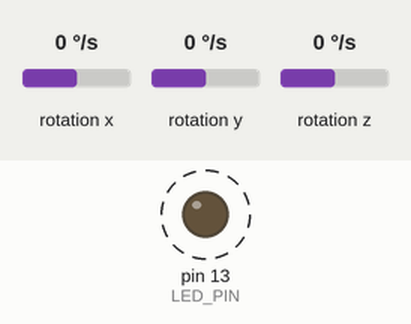
A sketch run on a simulated Arduino Uno, built with avr-gcc and run on an emulated ATmega328P. Parts: output pins drawn as LEDs (lit = HIGH). Wiring (inferred from the names in the program): ITG-3200 gyroscope at I2C address 0x68. Dashed ring = blinking. The inputs (shaded band) are chosen by the test bench; at power-on: rotation x 0 °/s, rotation y 0 °/s, rotation z 0 °/s. What the sketch prints to the serial monitor is not drawn.

Above: at 0.2 s.
Timing chart, 0 to 3.0 s (numbered marks = the images above):
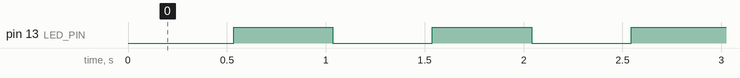

The sketch:

gy85.ino
```cpp
#include "Wire.h"

#include "I2Cdev.h"
#include "ADXL345.h"
#include "HMC5883L.h"
#include "ITG3200.h"

#define LED_PIN 13 // (Arduino is 13, Teensy is 6)
#define SENS 131072
#define MIN 100

#define GYRO_SENS 14375 // LSB per º/sec
#define GYRO_RANGE 2000 // +- 2000 º/sec
#define GYRO_VOLTAGE 3.6 // V
#define GYRO_ZEROVOLTAGE 2.1 // V (offset)

HMC5883L mag;
ITG3200 gyro;
ADXL345 accel;

int16_t ax, ay, az;
int16_t mx, my, mz;
int16_t gx, gy, gz;

int16_t ref_ax, ref_ay, ref_az;
int16_t ref_mx, ref_my, ref_mz;
int16_t ref_gx, ref_gy, ref_gz;

float dif_ax, dif_ay, dif_az;
float dif_mx, dif_my, dif_mz;
float dif_gx, dif_gy, dif_gz;


// class default I2C address is 0x53
// specific I2C addresses may be passed as a parameter here
// ALT low = 0x53 (default for SparkFun 6DOF board)
// ALT high = 0x1D

bool blinkState = false;

void setup() {
    // join I2C bus (I2Cdev library doesn't do this automatically)
    Wire.begin();

    // initialize serial communication
    // (38400 chosen because it works as well at 8MHz as it does at 16MHz, but
    // it's really up to you depending on your project)
    Serial.begin(38400);

    // configure LED for output
    pinMode(LED_PIN, OUTPUT);

    // initialize device
    Serial.println("Initializing I2C devices...");

    // verify connection
    Serial.println("Testing device connections...");
    accel.initialize();
    Serial.println(accel.testConnection() ? "ADXL345 connection successful" : "ADXL345 connection failed");


    mag.initialize();
    Serial.println(mag.testConnection() ? "HMC5883L connection successful" : "HMC5883L connection failed");

    gyro.initialize();
    Serial.println(gyro.testConnection() ? "ITG3200 connection successful" : "ITG3200 connection failed");


    // Init vars
    ref_ax = 0, ref_ay = 0, ref_az = 0;
    ref_mx = 0, ref_my = 0, ref_mz = 0;
    ref_gx = 0, ref_gy = 0, ref_gz = 0;
}

void getDataAccel(){
    accel.getAcceleration(&ax, &ay, &az);

    dif_ax = ref_ax - ax;
    dif_ay = ref_ay - ay;
    dif_az = ref_az - az;

    if(abs(dif_ax) > MIN  || abs(dif_ay) > MIN || abs(dif_az) > MIN){

      Serial.print("Referencia: ");
      Serial.print(ref_ax); Serial.print(" ");
      Serial.print(ref_ay); Serial.print(" ");
      Serial.print(ref_az); Serial.print(" ");

      Serial.print("Actual: ");
      Serial.print(ax); Serial.print(" ");
      Serial.print(ay); Serial.print(" ");
      Serial.print(az); Serial.print(" ");

      Serial.print("Diferencia: ");
      Serial.print(dif_ax); Serial.print(" ");
      Serial.print(dif_ay); Serial.print(" ");
      Serial.print(dif_az); Serial.println(" ");

      ref_ax = ax;
      ref_ay = ay;
      ref_az = az;
    }
}

void getDataGyro(){

    float v_gx, v_gy, v_gz;

    gyro.getRotation(&gx, &gy, &gz);
    v_gx = (float)gx*2*100/GYRO_SENS;
    v_gy = (float)gy;
    v_gz = (float)gz;

/*    v_gx = (float)(gx*2*100/GYRO_SENS);
    v_gy = (float)(gy*2*100/GYRO_SENS);
    v_gz = (float)(gz*2*100/GYRO_SENS);
*/
   /* dif_gx = (v_gx - GYRO_ZEROVOLTAGE)/GYRO_SCALE;
    dif_gy = (v_gy - GYRO_ZEROVOLTAGE)/GYRO_SCALE;
    dif_gz = (v_gz - GYRO_ZEROVOLTAGE)/GYRO_SCALE;
    */
    dif_gx = (float)(ref_gx - gx);
    dif_gy = (float)(ref_gy - gy);
    dif_gz = (float)(ref_gz - gz);

    //if(abs(dif_gx) > 10  || abs(dif_gy) > 10 || abs(dif_gz) > 10){
      /*
      Serial.print("Referencia: ");
      Serial.print(ref_gx); Serial.print(" ");
      Serial.print(ref_gy); Serial.print(" ");
      Serial.print(ref_gz); Serial.print(" ");
      */
      Serial.print("Actual: ");
      Serial.print(gx); Serial.print(" ");
      Serial.print(gy); Serial.print(" ");
      Serial.print(gz); Serial.print(" ");

      Serial.print("Voltage: ");
      Serial.print(v_gx); Serial.print(" ");
      Serial.print(v_gy); Serial.print(" ");
      Serial.print(v_gz); Serial.println(" ");
      /*
      Serial.print("Diferencia: ");
      Serial.print(dif_gx); Serial.print(" ");
      Serial.print(dif_gy); Serial.print(" ");
      Serial.print(dif_gz); Serial.println(" ");
*/
      ref_gx = gx;
      ref_gy = gy;
      ref_gz = gz;
    //}
}

void getDataMag(){
    mag.getHeading(&mx, &my, &mz);

    dif_mx = ref_mx - mx;
    dif_my = ref_my - my;
    dif_mz = ref_mz - mz;

    if(abs(dif_mx) > MIN  || abs(dif_my) > MIN || abs(dif_mz) > MIN){

      Serial.print("Referencia: ");
      Serial.print(ref_mx); Serial.print(" ");
      Serial.print(ref_my); Serial.print(" ");
      Serial.print(ref_mz); Serial.print(" ");

      Serial.print("Actual: ");
      Serial.print(mx); Serial.print(" ");
      Serial.print(my); Serial.print(" ");
      Serial.print(mz); Serial.print(" ");

      Serial.print("Diferencia: ");
      Serial.print(dif_mx); Serial.print(" ");
      Serial.print(dif_my); Serial.print(" ");
      Serial.print(dif_mz); Serial.println(" ");

      ref_mx = mx;
      ref_my = my;
      ref_mz = mz;
    }
}

void loop() {

    // getDataAccel();
     getDataGyro();
    // getDataMag();

    delay(500);
    // blink LED to indicate activity
    blinkState = !blinkState;
    digitalWrite(LED_PIN, blinkState);
}
```

Measured:
- by itself, pin 13 (LED_PIN): alternates HIGH for 0.50 s and LOW for 0.50 s
